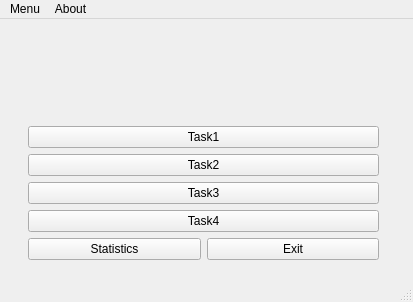
<?xml version="1.0" encoding="UTF-8"?>
<ui version="4.0">
 <class>MainWindow</class>
 <widget class="QMainWindow" name="MainWindow">
  <property name="geometry">
   <rect>
    <x>0</x>
    <y>0</y>
    <width>413</width>
    <height>302</height>
   </rect>
  </property>
  <property name="windowTitle">
   <string>MainWindow</string>
  </property>
  <widget class="QWidget" name="centralwidget">
   <widget class="QWidget" name="layoutWidget">
    <property name="geometry">
     <rect>
      <x>28</x>
      <y>10</y>
      <width>351</width>
      <height>231</height>
     </rect>
    </property>
    <layout class="QVBoxLayout" name="verticalLayout">
     <item>
      <layout class="QVBoxLayout" name="verticalLayout_3">
       <item>
        <widget class="QLabel" name="connectionStatus">
         <property name="text">
          <string/>
         </property>
        </widget>
       </item>
      </layout>
     </item>
     <item>
      <widget class="QPushButton" name="pushButton_Task1">
       <property name="text">
        <string>Task1</string>
       </property>
      </widget>
     </item>
     <item>
      <widget class="QPushButton" name="pushButton_Task2">
       <property name="text">
        <string>Task2</string>
       </property>
      </widget>
     </item>
     <item>
      <widget class="QPushButton" name="pushButton_task3">
       <property name="text">
        <string>Task3</string>
       </property>
      </widget>
     </item>
     <item>
      <widget class="QPushButton" name="pushButton_Task4">
       <property name="text">
        <string>Task4</string>
       </property>
      </widget>
     </item>
     <item>
      <layout class="QHBoxLayout" name="horizontalLayout">
       <item>
        <widget class="QPushButton" name="pushButton_Statistics">
         <property name="text">
          <string>Statistics</string>
         </property>
        </widget>
       </item>
       <item>
        <widget class="QPushButton" name="pushButton_Exit">
         <property name="text">
          <string>Exit</string>
         </property>
        </widget>
       </item>
      </layout>
     </item>
    </layout>
   </widget>
  </widget>
  <widget class="QMenuBar" name="menubar">
   <property name="geometry">
    <rect>
     <x>0</x>
     <y>0</y>
     <width>413</width>
     <height>26</height>
    </rect>
   </property>
   <widget class="QMenu" name="menuMenu">
    <property name="title">
     <string>Menu</string>
    </property>
    <addaction name="actionTask1"/>
    <addaction name="actionTask2"/>
    <addaction name="actionTask3"/>
    <addaction name="actionTask4"/>
    <addaction name="separator"/>
    <addaction name="actionExit"/>
   </widget>
   <widget class="QMenu" name="menuAbout">
    <property name="title">
     <string>About</string>
    </property>
   </widget>
   <addaction name="menuMenu"/>
   <addaction name="menuAbout"/>
  </widget>
  <widget class="QStatusBar" name="statusbar"/>
  <action name="actionTask1">
   <property name="text">
    <string>Task1</string>
   </property>
  </action>
  <action name="actionTask2">
   <property name="text">
    <string>Task2</string>
   </property>
  </action>
  <action name="actionTask3">
   <property name="text">
    <string>Task3</string>
   </property>
  </action>
  <action name="actionTask4">
   <property name="text">
    <string>Task4</string>
   </property>
  </action>
  <action name="actionExit">
   <property name="text">
    <string>Exit</string>
   </property>
  </action>
 </widget>
 <resources/>
 <connections/>
</ui>
